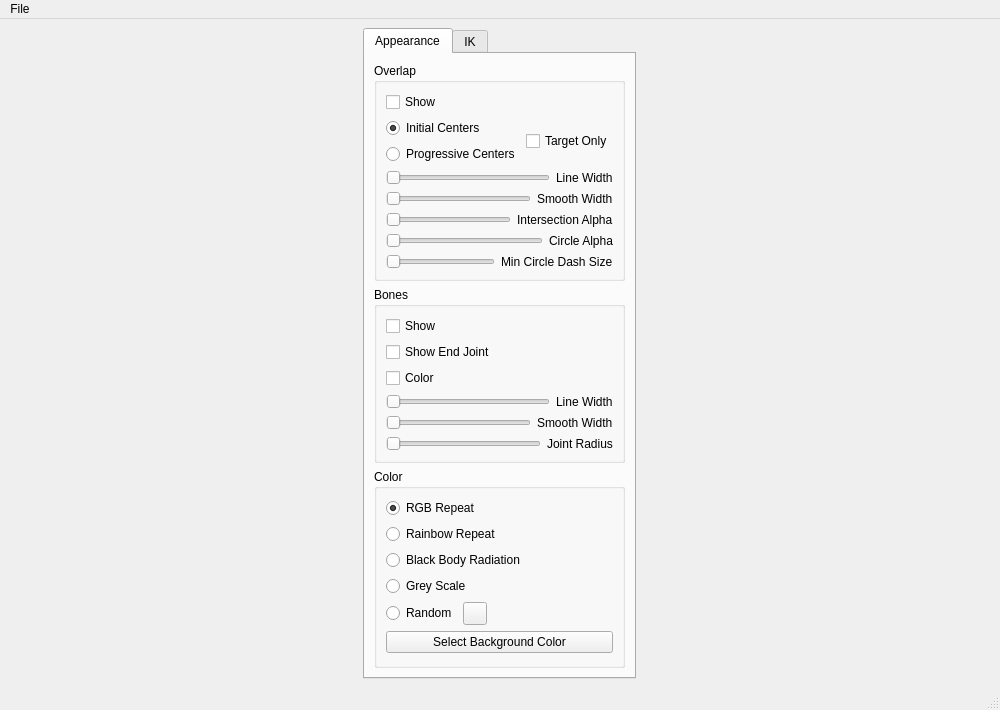
<?xml version="1.0" encoding="UTF-8"?>
<ui version="4.0">
 <class>MainWindow</class>
 <widget class="QMainWindow" name="MainWindow">
  <property name="geometry">
   <rect>
    <x>0</x>
    <y>0</y>
    <width>1000</width>
    <height>710</height>
   </rect>
  </property>
  <property name="windowTitle">
   <string>MainWindow</string>
  </property>
  <widget class="QWidget" name="centralwidget">
   <layout class="QHBoxLayout" name="horizontalLayout">
    <item>
     <widget class="QTabWidget" name="tabWidget">
      <property name="sizePolicy">
       <sizepolicy hsizetype="Fixed" vsizetype="Expanding">
        <horstretch>0</horstretch>
        <verstretch>0</verstretch>
       </sizepolicy>
      </property>
      <property name="currentIndex">
       <number>0</number>
      </property>
      <widget class="QWidget" name="tab">
       <attribute name="title">
        <string>Appearance</string>
       </attribute>
       <layout class="QVBoxLayout" name="verticalLayout">
        <item>
         <widget class="QGroupBox" name="groupBox">
          <property name="title">
           <string>Overlap</string>
          </property>
          <layout class="QVBoxLayout" name="verticalLayout_2">
           <item>
            <widget class="QCheckBox" name="showOverlapCheckBox">
             <property name="text">
              <string>Show</string>
             </property>
             <property name="checked">
              <bool>false</bool>
             </property>
            </widget>
           </item>
           <item>
            <layout class="QHBoxLayout" name="horizontalLayout_9">
             <item>
              <layout class="QVBoxLayout" name="verticalLayout_4">
               <item>
                <widget class="QRadioButton" name="initialCentersRadioButton">
                 <property name="text">
                  <string>Initial Centers</string>
                 </property>
                 <property name="checked">
                  <bool>true</bool>
                 </property>
                </widget>
               </item>
               <item>
                <widget class="QRadioButton" name="progressiveCentersRadioButton">
                 <property name="text">
                  <string>Progressive Centers</string>
                 </property>
                </widget>
               </item>
              </layout>
             </item>
             <item>
              <widget class="QCheckBox" name="targetOnlyCheckBox">
               <property name="text">
                <string>Target Only</string>
               </property>
              </widget>
             </item>
            </layout>
           </item>
           <item>
            <layout class="QHBoxLayout" name="horizontalLayout_2">
             <item>
              <widget class="QSlider" name="overlapLineWidthSlider">
               <property name="maximum">
                <number>100</number>
               </property>
               <property name="orientation">
                <enum>Qt::Horizontal</enum>
               </property>
              </widget>
             </item>
             <item>
              <widget class="QLabel" name="label">
               <property name="text">
                <string>Line Width</string>
               </property>
              </widget>
             </item>
            </layout>
           </item>
           <item>
            <layout class="QHBoxLayout" name="horizontalLayout_3">
             <item>
              <widget class="QSlider" name="overlapSmoothWidthSlider">
               <property name="maximum">
                <number>50</number>
               </property>
               <property name="orientation">
                <enum>Qt::Horizontal</enum>
               </property>
              </widget>
             </item>
             <item>
              <widget class="QLabel" name="label_2">
               <property name="text">
                <string>Smooth Width</string>
               </property>
              </widget>
             </item>
            </layout>
           </item>
           <item>
            <layout class="QHBoxLayout" name="horizontalLayout_7">
             <item>
              <widget class="QSlider" name="overlapIntersectionAlphaSlider">
               <property name="maximum">
                <number>100</number>
               </property>
               <property name="orientation">
                <enum>Qt::Horizontal</enum>
               </property>
              </widget>
             </item>
             <item>
              <widget class="QLabel" name="label_6">
               <property name="text">
                <string>Intersection Alpha</string>
               </property>
              </widget>
             </item>
            </layout>
           </item>
           <item>
            <layout class="QHBoxLayout" name="horizontalLayout_8">
             <item>
              <widget class="QSlider" name="overlapCircleAlphaSlider">
               <property name="maximum">
                <number>100</number>
               </property>
               <property name="orientation">
                <enum>Qt::Horizontal</enum>
               </property>
              </widget>
             </item>
             <item>
              <widget class="QLabel" name="label_7">
               <property name="text">
                <string>Circle Alpha</string>
               </property>
              </widget>
             </item>
            </layout>
           </item>
           <item>
            <layout class="QHBoxLayout" name="horizontalLayout_18">
             <item>
              <widget class="QSlider" name="overlapMinCircleDashSizeSlider">
               <property name="minimum">
                <number>10</number>
               </property>
               <property name="maximum">
                <number>150</number>
               </property>
               <property name="orientation">
                <enum>Qt::Horizontal</enum>
               </property>
              </widget>
             </item>
             <item>
              <widget class="QLabel" name="label_10">
               <property name="text">
                <string>Min Circle Dash Size</string>
               </property>
              </widget>
             </item>
            </layout>
           </item>
          </layout>
         </widget>
        </item>
        <item>
         <widget class="QGroupBox" name="groupBox_2">
          <property name="title">
           <string>Bones</string>
          </property>
          <layout class="QVBoxLayout" name="verticalLayout_3">
           <item>
            <widget class="QCheckBox" name="showBonesCheckBox">
             <property name="text">
              <string>Show</string>
             </property>
             <property name="checked">
              <bool>false</bool>
             </property>
            </widget>
           </item>
           <item>
            <widget class="QCheckBox" name="showEndJointCheckBox">
             <property name="text">
              <string>Show End Joint</string>
             </property>
            </widget>
           </item>
           <item>
            <widget class="QCheckBox" name="boneUseColorCheckBox">
             <property name="text">
              <string>Color</string>
             </property>
            </widget>
           </item>
           <item>
            <layout class="QHBoxLayout" name="horizontalLayout_6">
             <item>
              <widget class="QSlider" name="boneLineWidthSlider">
               <property name="maximum">
                <number>100</number>
               </property>
               <property name="orientation">
                <enum>Qt::Horizontal</enum>
               </property>
              </widget>
             </item>
             <item>
              <widget class="QLabel" name="label_4">
               <property name="text">
                <string>Line Width</string>
               </property>
              </widget>
             </item>
            </layout>
           </item>
           <item>
            <layout class="QHBoxLayout" name="horizontalLayout_5">
             <item>
              <widget class="QSlider" name="boneSmoothWidthSlider">
               <property name="maximum">
                <number>50</number>
               </property>
               <property name="orientation">
                <enum>Qt::Horizontal</enum>
               </property>
              </widget>
             </item>
             <item>
              <widget class="QLabel" name="label_5">
               <property name="text">
                <string>Smooth Width</string>
               </property>
              </widget>
             </item>
            </layout>
           </item>
           <item>
            <layout class="QHBoxLayout" name="horizontalLayout_4">
             <item>
              <widget class="QSlider" name="boneJointRadiusSlider">
               <property name="maximum">
                <number>100</number>
               </property>
               <property name="orientation">
                <enum>Qt::Horizontal</enum>
               </property>
              </widget>
             </item>
             <item>
              <widget class="QLabel" name="label_3">
               <property name="text">
                <string>Joint Radius</string>
               </property>
              </widget>
             </item>
            </layout>
           </item>
          </layout>
         </widget>
        </item>
        <item>
         <widget class="QGroupBox" name="groupBox_3">
          <property name="title">
           <string>Color</string>
          </property>
          <layout class="QVBoxLayout" name="verticalLayout_5">
           <item>
            <widget class="QRadioButton" name="rgbRepeatRadioButton">
             <property name="text">
              <string>RGB Repeat</string>
             </property>
             <property name="checked">
              <bool>true</bool>
             </property>
            </widget>
           </item>
           <item>
            <widget class="QRadioButton" name="rainbowRepeatRadioButton">
             <property name="text">
              <string>Rainbow Repeat</string>
             </property>
            </widget>
           </item>
           <item>
            <widget class="QRadioButton" name="blackBodyRadioButton">
             <property name="text">
              <string>Black Body Radiation</string>
             </property>
            </widget>
           </item>
           <item>
            <widget class="QRadioButton" name="greyScaleRadioButton">
             <property name="text">
              <string>Grey Scale</string>
             </property>
            </widget>
           </item>
           <item>
            <layout class="QHBoxLayout" name="horizontalLayout_16">
             <item>
              <widget class="QRadioButton" name="randomColorsRadioButton">
               <property name="text">
                <string>Random</string>
               </property>
              </widget>
             </item>
             <item>
              <widget class="QToolButton" name="randomColorsButton">
               <property name="text">
                <string/>
               </property>
              </widget>
             </item>
             <item>
              <spacer name="horizontalSpacer_5">
               <property name="orientation">
                <enum>Qt::Horizontal</enum>
               </property>
               <property name="sizeHint" stdset="0">
                <size>
                 <width>40</width>
                 <height>20</height>
                </size>
               </property>
              </spacer>
             </item>
            </layout>
           </item>
           <item>
            <widget class="QPushButton" name="backgroundColorButton">
             <property name="text">
              <string>Select Background Color</string>
             </property>
            </widget>
           </item>
           <item>
            <spacer name="verticalSpacer">
             <property name="orientation">
              <enum>Qt::Vertical</enum>
             </property>
             <property name="sizeHint" stdset="0">
              <size>
               <width>20</width>
               <height>40</height>
              </size>
             </property>
            </spacer>
           </item>
          </layout>
         </widget>
        </item>
       </layout>
      </widget>
      <widget class="QWidget" name="tab_2">
       <attribute name="title">
        <string>IK</string>
       </attribute>
       <layout class="QVBoxLayout" name="verticalLayout_6">
        <item>
         <widget class="QGroupBox" name="groupBox_4">
          <property name="title">
           <string>Generate Bones</string>
          </property>
          <layout class="QVBoxLayout" name="verticalLayout_7">
           <item>
            <layout class="QHBoxLayout" name="horizontalLayout_15">
             <item>
              <widget class="QRadioButton" name="evenLengthsRadioButton">
               <property name="text">
                <string>Even Lengths</string>
               </property>
              </widget>
             </item>
             <item>
              <widget class="QToolButton" name="evenLengthsButton">
               <property name="text">
                <string/>
               </property>
              </widget>
             </item>
             <item>
              <spacer name="horizontalSpacer_4">
               <property name="orientation">
                <enum>Qt::Horizontal</enum>
               </property>
               <property name="sizeHint" stdset="0">
                <size>
                 <width>40</width>
                 <height>20</height>
                </size>
               </property>
              </spacer>
             </item>
            </layout>
           </item>
           <item>
            <layout class="QHBoxLayout" name="horizontalLayout_17">
             <item>
              <widget class="QRadioButton" name="alternatingLengthsRadioButton">
               <property name="text">
                <string>Alternating Lengths</string>
               </property>
              </widget>
             </item>
             <item>
              <widget class="QToolButton" name="alternatingLengthsButton">
               <property name="text">
                <string/>
               </property>
              </widget>
             </item>
             <item>
              <spacer name="horizontalSpacer_6">
               <property name="orientation">
                <enum>Qt::Horizontal</enum>
               </property>
               <property name="sizeHint" stdset="0">
                <size>
                 <width>40</width>
                 <height>20</height>
                </size>
               </property>
              </spacer>
             </item>
            </layout>
           </item>
           <item>
            <layout class="QHBoxLayout" name="horizontalLayout_14">
             <item>
              <widget class="QRadioButton" name="decreasingLengthsRadioButton">
               <property name="text">
                <string>Decreasing Lengths</string>
               </property>
              </widget>
             </item>
             <item>
              <widget class="QToolButton" name="decreasingLengthsButton">
               <property name="text">
                <string/>
               </property>
              </widget>
             </item>
             <item>
              <spacer name="horizontalSpacer_3">
               <property name="orientation">
                <enum>Qt::Horizontal</enum>
               </property>
               <property name="sizeHint" stdset="0">
                <size>
                 <width>40</width>
                 <height>20</height>
                </size>
               </property>
              </spacer>
             </item>
            </layout>
           </item>
           <item>
            <layout class="QHBoxLayout" name="horizontalLayout_10">
             <item>
              <widget class="QRadioButton" name="increasingLengthsRadioButton">
               <property name="text">
                <string>Increasing Lengths</string>
               </property>
              </widget>
             </item>
             <item>
              <widget class="QToolButton" name="increasingLengthsButton">
               <property name="text">
                <string/>
               </property>
              </widget>
             </item>
             <item>
              <spacer name="horizontalSpacer_2">
               <property name="orientation">
                <enum>Qt::Horizontal</enum>
               </property>
               <property name="sizeHint" stdset="0">
                <size>
                 <width>40</width>
                 <height>20</height>
                </size>
               </property>
              </spacer>
             </item>
            </layout>
           </item>
           <item>
            <layout class="QHBoxLayout" name="horizontalLayout_13">
             <item>
              <widget class="QRadioButton" name="randomLengthsRadioButton">
               <property name="text">
                <string>Random Lengths</string>
               </property>
              </widget>
             </item>
             <item>
              <widget class="QToolButton" name="randomLengthsButton">
               <property name="text">
                <string/>
               </property>
              </widget>
             </item>
             <item>
              <spacer name="horizontalSpacer">
               <property name="orientation">
                <enum>Qt::Horizontal</enum>
               </property>
               <property name="sizeHint" stdset="0">
                <size>
                 <width>40</width>
                 <height>20</height>
                </size>
               </property>
              </spacer>
             </item>
            </layout>
           </item>
           <item>
            <layout class="QHBoxLayout" name="horizontalLayout_11">
             <item>
              <widget class="QSlider" name="numBonesSlider">
               <property name="minimum">
                <number>2</number>
               </property>
               <property name="maximum">
                <number>20</number>
               </property>
               <property name="orientation">
                <enum>Qt::Horizontal</enum>
               </property>
              </widget>
             </item>
             <item>
              <widget class="QLabel" name="label_8">
               <property name="text">
                <string>Number</string>
               </property>
              </widget>
             </item>
            </layout>
           </item>
           <item>
            <layout class="QHBoxLayout" name="horizontalLayout_12">
             <item>
              <widget class="QSlider" name="boneLengthSlider">
               <property name="orientation">
                <enum>Qt::Horizontal</enum>
               </property>
              </widget>
             </item>
             <item>
              <widget class="QLabel" name="label_9">
               <property name="text">
                <string>Length</string>
               </property>
              </widget>
             </item>
            </layout>
           </item>
           <item>
            <widget class="QGroupBox" name="groupBox_5">
             <property name="title">
              <string>Joint Order</string>
             </property>
             <layout class="QVBoxLayout" name="verticalLayout_8">
              <item>
               <widget class="QRadioButton" name="jointOrderIncreasingRadioButton">
                <property name="text">
                 <string>Increasing</string>
                </property>
               </widget>
              </item>
              <item>
               <widget class="QRadioButton" name="jointOrderDecreasingRadioButton">
                <property name="text">
                 <string>Decreasing</string>
                </property>
               </widget>
              </item>
              <item>
               <widget class="QRadioButton" name="jointOrderDividingRadioButton">
                <property name="text">
                 <string>Dividing</string>
                </property>
               </widget>
              </item>
             </layout>
            </widget>
           </item>
           <item>
            <widget class="QGroupBox" name="groupBox_6">
             <property name="title">
              <string>Joint Placement</string>
             </property>
             <layout class="QVBoxLayout" name="verticalLayout_9">
              <item>
               <widget class="QRadioButton" name="jointPlacementTriangulationRadioButton">
                <property name="text">
                 <string>Triangulation</string>
                </property>
               </widget>
              </item>
              <item>
               <widget class="QRadioButton" name="jointPlacementInertialRadioButton">
                <property name="text">
                 <string>Inertial</string>
                </property>
               </widget>
              </item>
             </layout>
            </widget>
           </item>
           <item>
            <widget class="QGroupBox" name="groupBox_7">
             <property name="title">
              <string>Lock Target</string>
             </property>
             <layout class="QVBoxLayout" name="verticalLayout_10">
              <item>
               <widget class="QRadioButton" name="lockTargetNoneRadioButton">
                <property name="text">
                 <string>Don't Lock</string>
                </property>
               </widget>
              </item>
              <item>
               <widget class="QRadioButton" name="lockTargetXRadioButton">
                <property name="text">
                 <string>Lock X</string>
                </property>
               </widget>
              </item>
              <item>
               <widget class="QRadioButton" name="lockTargetYRadioButton">
                <property name="text">
                 <string>Lock Y</string>
                </property>
               </widget>
              </item>
             </layout>
            </widget>
           </item>
           <item>
            <spacer name="verticalSpacer_2">
             <property name="orientation">
              <enum>Qt::Vertical</enum>
             </property>
             <property name="sizeHint" stdset="0">
              <size>
               <width>20</width>
               <height>40</height>
              </size>
             </property>
            </spacer>
           </item>
          </layout>
         </widget>
        </item>
       </layout>
      </widget>
     </widget>
    </item>
    <item>
     <layout class="QVBoxLayout" name="glWidgetLayout">
      <property name="sizeConstraint">
       <enum>QLayout::SetMaximumSize</enum>
      </property>
     </layout>
    </item>
   </layout>
  </widget>
  <widget class="QMenuBar" name="menubar">
   <property name="geometry">
    <rect>
     <x>0</x>
     <y>0</y>
     <width>1000</width>
     <height>21</height>
    </rect>
   </property>
   <widget class="QMenu" name="menuFile">
    <property name="title">
     <string>File</string>
    </property>
    <addaction name="actionSaveScreenShot"/>
   </widget>
   <addaction name="menuFile"/>
  </widget>
  <widget class="QStatusBar" name="statusbar"/>
  <action name="actionSaveScreenShot">
   <property name="text">
    <string>&amp;Save Screen Shot</string>
   </property>
  </action>
 </widget>
 <resources/>
 <connections/>
</ui>
